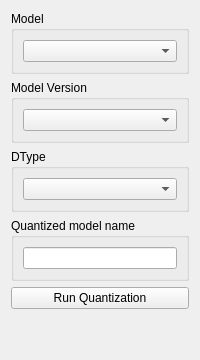
     <widget class="QWidget" name="quantization">
      <attribute name="title">
       <string>Quantization</string>
      </attribute>
      <layout class="QGridLayout" name="gridLayout_7">
       <item row="0" column="0">
        <widget class="QGroupBox" name="groupBox_9">
         <property name="title">
          <string>Model</string>
         </property>
         <layout class="QGridLayout" name="gridLayout_14">
          <item row="0" column="0">
           <widget class="QComboBox" name="quantization_model"/>
          </item>
         </layout>
        </widget>
       </item>
       <item row="1" column="0">
        <widget class="QGroupBox" name="groupBox_13">
         <property name="title">
          <string>Model Version</string>
         </property>
         <layout class="QGridLayout" name="gridLayout_16">
          <item row="0" column="0">
           <widget class="QComboBox" name="quantization_model_version">
            <property name="currentIndex">
             <number>-1</number>
            </property>
           </widget>
          </item>
         </layout>
        </widget>
       </item>
       <item row="2" column="0">
        <widget class="QGroupBox" name="groupBox_10">
         <property name="title">
          <string>DType</string>
         </property>
         <layout class="QGridLayout" name="gridLayout_6">
          <item row="0" column="0">
           <widget class="QComboBox" name="comboBox_2"/>
          </item>
         </layout>
        </widget>
       </item>
       <item row="3" column="0">
        <widget class="QGroupBox" name="groupBox_12">
         <property name="title">
          <string>Quantized model name</string>
         </property>
         <layout class="QGridLayout" name="gridLayout_15">
          <item row="0" column="0">
           <widget class="QLineEdit" name="lineEdit"/>
          </item>
         </layout>
        </widget>
       </item>
       <item row="4" column="0">
        <widget class="QPushButton" name="pushButton_2">
         <property name="text">
          <string>Run Quantization</string>
         </property>
        </widget>
       </item>
       <item row="5" column="0">
        <spacer name="verticalSpacer_2">
         <property name="orientation">
          <enum>Qt::Vertical</enum>
         </property>
         <property name="sizeHint" stdset="0">
          <size>
           <width>20</width>
           <height>40</height>
          </size>
         </property>
        </spacer>
       </item>
      </layout>
     </widget>
